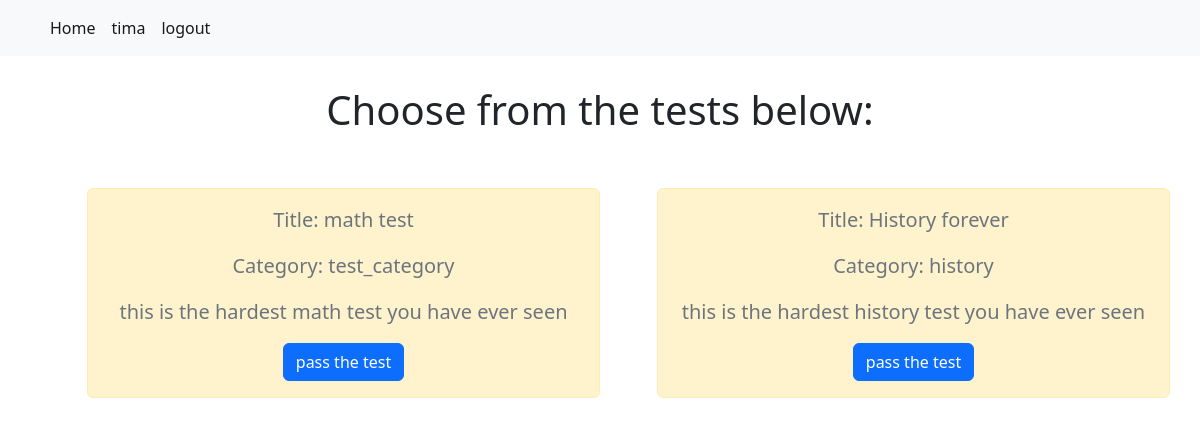
Page /home (signed in) on the committed database.
### questions/models.py (models this page shows)
class TestSet(models.Model):
    description = models.CharField(max_length=250)
    title = models.CharField(max_length=150)
    category_id = models.ForeignKey(Category, on_delete=models.CASCADE)

class Category(models.Model):
    category_name = models.CharField(max_length=150)

### questions/views.py (the view)
# urls.py: path('home', home, name='home'),
@login_required(login_url='/login')
def home(request):
    tests = TestSet.objects.all()
    context = {
        "tests": tests
    }
    return render(request, 'questions/index.html', context)

### questions/templates/questions/index.html (shortened to what this page needs)
{% extends 'base.html' %}
{% block content %}
    <div class="container">
        <h1 style="text-align: center; margin:30px 0;">Choose from the tests below: </h1>
        <div class="row row-cols-1 row-cols-md-2  row-cols-lg-2 row-cols-xl-2 g-4 main_tests_container">
            {% for test in tests %}
                <div class="alert alert-warning mt-5 user-from-list fs-5 text-muted main_page_tests">
                    <p>Title: {{ test.title }}</p>
                    <p>Category: {{ test.category_id.category_name }}</p>
                    <p>{{ test.description }}</p>
                    <a href="{% url 'test_passing' id=test.id page=1 %}" class="btn btn-primary">pass the test</a>
                </div>
            {% endfor %}
        </div>
    </div>
{% endblock %}

### questions/templates/base.html (shortened to what this page needs)
{% load static %}
<!DOCTYPE html>
<html lang="en">
<head>
    <link rel="stylesheet" href="{% static 'css/main.css' %}">
    <link href="https://cdn.jsdelivr.net/npm/bootstrap@5.2.3/dist/css/bootstrap.min.css" rel="stylesheet">
</head>
<body>
    <nav class="navbar navbar-expand-lg bg-light">
        <div class="container">
          <div class="collapse navbar-collapse" id="navbarSupportedContent">
            <ul class="navbar-nav me-auto mb-2 mb-lg-0">
              {% if request.user.is_authenticated %}
                <li class="nav-item">
                  <a class="nav-link active" aria-current="page" href="{% url 'home' %}">Home</a>
                </li>
                <li class="nav-item">
                  <a class="nav-link active" href="#">{{ request.user }}</a>
                </li>
                <li class="nav-item">
                  <a class="nav-link active" href="{% url 'logout' %}">logout</a>
                </li>
              {% endif %}
            </ul>
          </div>
        </div>
      </nav>
    {% block content %}
    {% endblock %}
</body>
</html>

### static/css/main.css (style rules this page uses)
.main_page_tests { text-align: center; margin-left: 5% !important; width: 45% !important; }

### rows in the picture
TestSet: title "math test", category_id.category_name "test_category", description "this is the hardest math test you have ever seen"
TestSet: title "History forever", category_id.category_name "history", description "this is the hardest history test you have ever seen"

### other values in the picture
{{ request.user }} "tima"
